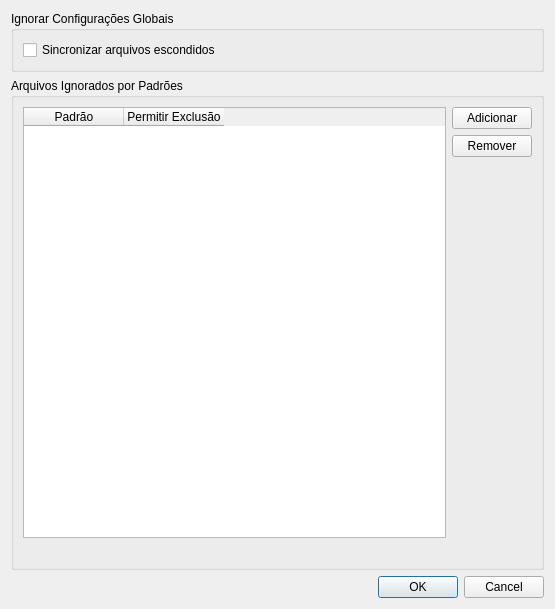
<?xml version="1.0" encoding="UTF-8"?>
<ui version="4.0">
 <class>OCC::IgnoreListEditor</class>
 <widget class="QDialog" name="OCC::IgnoreListEditor">
  <property name="geometry">
   <rect>
    <x>0</x>
    <y>0</y>
    <width>555</width>
    <height>609</height>
   </rect>
  </property>
  <property name="windowTitle">
   <string>Editor de Arquivos Ignorado</string>
  </property>
  <layout class="QGridLayout" name="gridLayout_3">
   <item row="0" column="0">
    <widget class="QGroupBox" name="groupBox">
     <property name="title">
      <string>Ignorar Configurações Globais</string>
     </property>
     <layout class="QGridLayout" name="gridLayout_2">
      <item row="0" column="0">
       <widget class="QCheckBox" name="syncHiddenFilesCheckBox">
        <property name="text">
         <string>Sincronizar arquivos escondidos</string>
        </property>
       </widget>
      </item>
     </layout>
    </widget>
   </item>
   <item row="1" column="0">
    <widget class="QGroupBox" name="groupBox_2">
     <property name="title">
      <string>Arquivos Ignorados por Padrões</string>
     </property>
     <layout class="QGridLayout" name="gridLayout">
      <item row="1" column="1">
       <widget class="QPushButton" name="removePushButton">
        <property name="enabled">
         <bool>true</bool>
        </property>
        <property name="text">
         <string>Remover</string>
        </property>
       </widget>
      </item>
      <item row="0" column="1">
       <widget class="QPushButton" name="addPushButton">
        <property name="enabled">
         <bool>true</bool>
        </property>
        <property name="text">
         <string>Adicionar</string>
        </property>
       </widget>
      </item>
      <item row="0" column="0" rowspan="3">
       <widget class="QTableWidget" name="tableWidget">
        <property name="enabled">
         <bool>true</bool>
        </property>
        <property name="selectionMode">
         <enum>QAbstractItemView::SingleSelection</enum>
        </property>
        <property name="selectionBehavior">
         <enum>QAbstractItemView::SelectRows</enum>
        </property>
        <property name="columnCount">
         <number>2</number>
        </property>
        <column>
         <property name="text">
          <string>Padrão</string>
         </property>
        </column>
        <column>
         <property name="text">
          <string>Permitir Exclusão</string>
         </property>
        </column>
       </widget>
      </item>
      <item row="2" column="1">
       <spacer name="verticalSpacer">
        <property name="enabled">
         <bool>true</bool>
        </property>
        <property name="orientation">
         <enum>Qt::Vertical</enum>
        </property>
        <property name="sizeHint" stdset="0">
         <size>
          <width>20</width>
          <height>213</height>
         </size>
        </property>
       </spacer>
      </item>
      <item row="3" column="0" colspan="2">
       <widget class="QLabel" name="descriptionLabel">
        <property name="enabled">
         <bool>true</bool>
        </property>
        <property name="sizePolicy">
         <sizepolicy hsizetype="Preferred" vsizetype="Fixed">
          <horstretch>0</horstretch>
          <verstretch>0</verstretch>
         </sizepolicy>
        </property>
        <property name="text">
         <string/>
        </property>
        <property name="textFormat">
         <enum>Qt::PlainText</enum>
        </property>
        <property name="wordWrap">
         <bool>true</bool>
        </property>
       </widget>
      </item>
     </layout>
    </widget>
   </item>
   <item row="4" column="0">
    <widget class="QDialogButtonBox" name="buttonBox">
     <property name="standardButtons">
      <set>QDialogButtonBox::Cancel|QDialogButtonBox::Ok</set>
     </property>
    </widget>
   </item>
  </layout>
 </widget>
 <resources/>
 <connections>
  <connection>
   <sender>buttonBox</sender>
   <signal>accepted()</signal>
   <receiver>OCC::IgnoreListEditor</receiver>
   <slot>accept()</slot>
   <hints>
    <hint type="sourcelabel">
     <x>348</x>
     <y>333</y>
    </hint>
    <hint type="destinationlabel">
     <x>361</x>
     <y>355</y>
    </hint>
   </hints>
  </connection>
  <connection>
   <sender>buttonBox</sender>
   <signal>rejected()</signal>
   <receiver>OCC::IgnoreListEditor</receiver>
   <slot>reject()</slot>
   <hints>
    <hint type="sourcelabel">
     <x>210</x>
     <y>333</y>
    </hint>
    <hint type="destinationlabel">
     <x>385</x>
     <y>297</y>
    </hint>
   </hints>
  </connection>
 </connections>
</ui>
